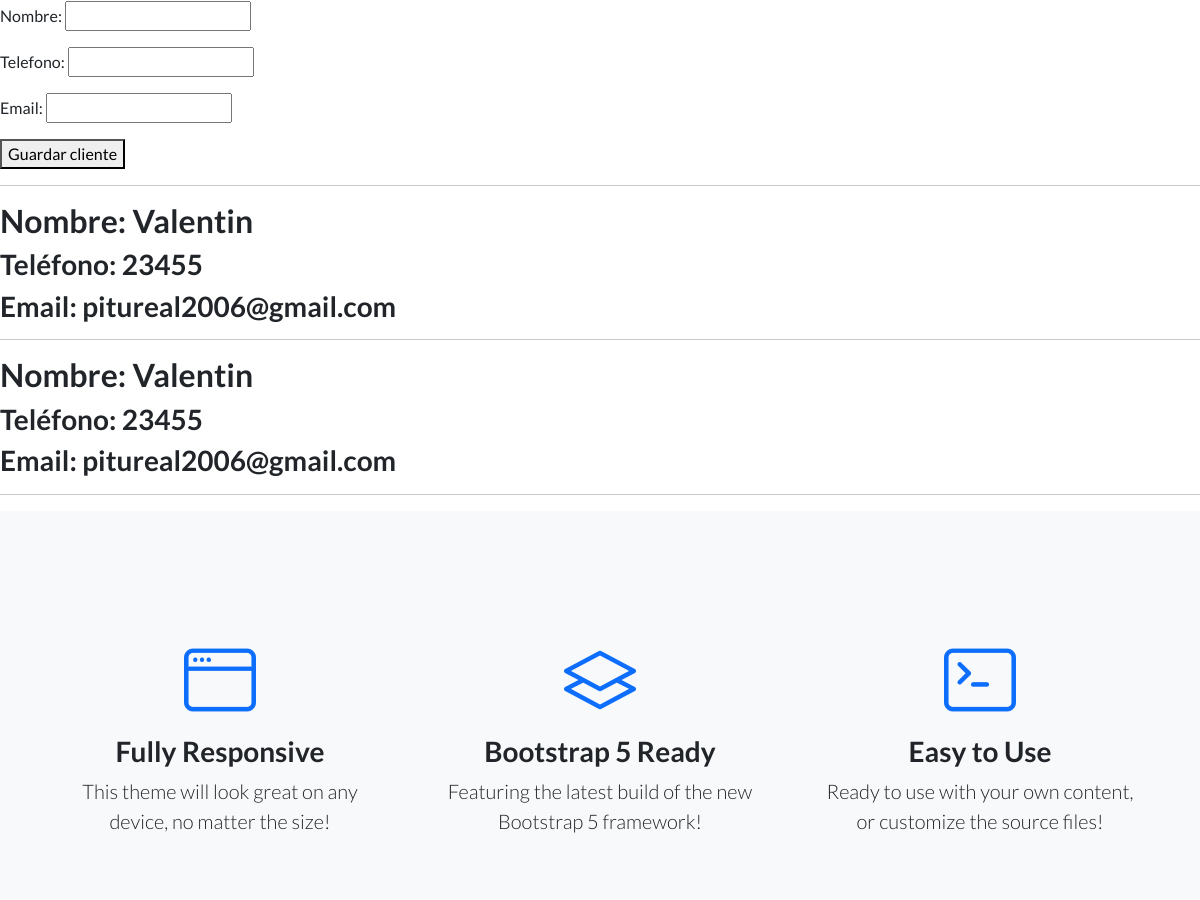
Page /clientes/ (middle part) on the earlier database version.
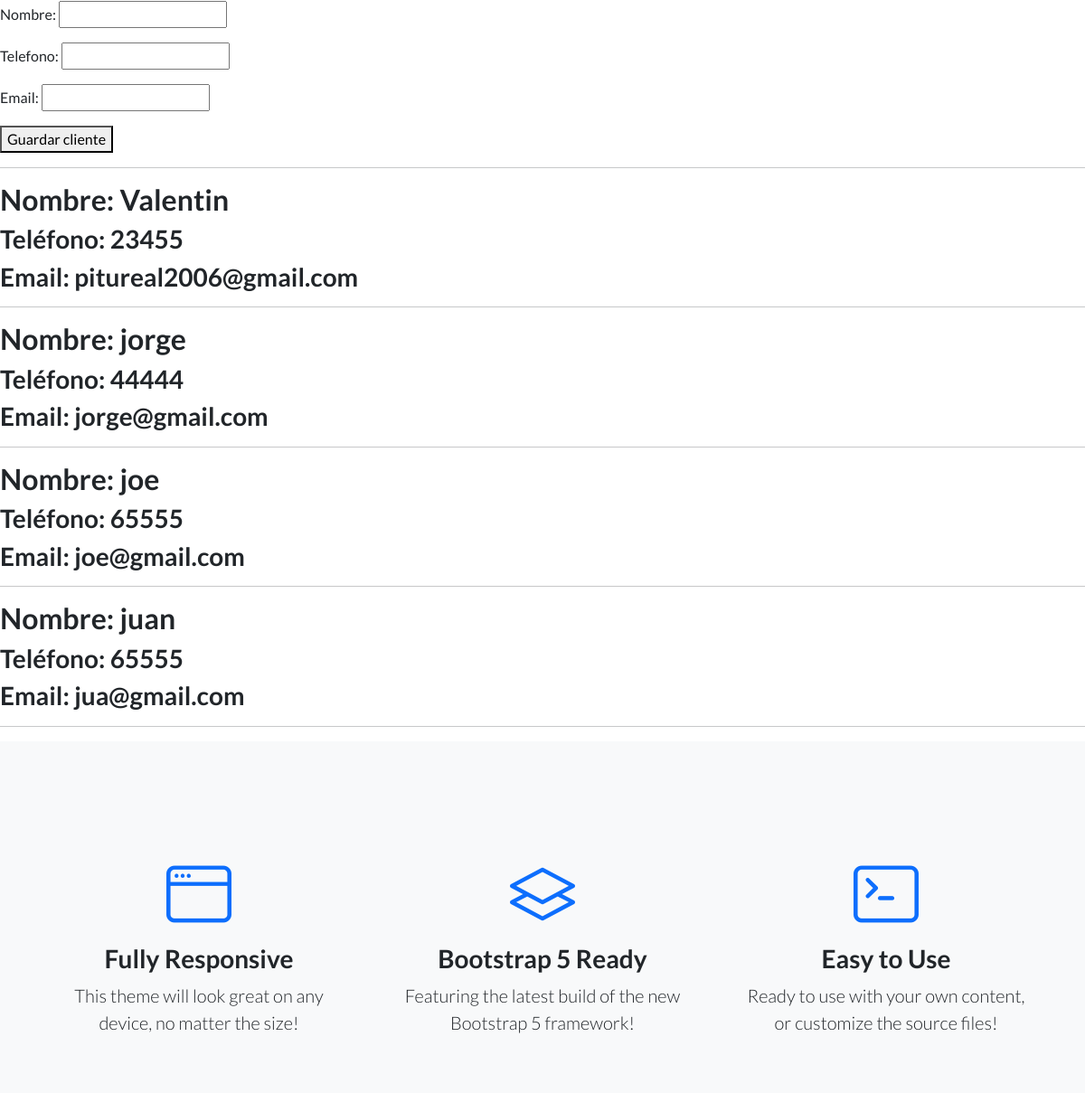
Same page on the later database version.
### blog/models.py (models this page shows, shortened)
class cliente(models.Model):
    nombre = models.CharField(max_length=100)
    email = models.EmailField()
    telefono = models.CharField(max_length=20)

### blog/views.py (the view)
# urls.py: path("clientes/", clientes, name="clientes"),
def clientes(request):
    if request.method == "POST":
        form = ClienteForm(request.POST)
        if form.is_valid():
            form.save()
            return redirect("clientes")
    else:
        form = ClienteForm()
    clientes = cliente.objects.all()
    return render(
        request,
        "blog/form_clientes.html",
        {
            "form": form,
            "clientes": clientes
        }
    )

### blog/forms.py
class ClienteForm(forms.ModelForm):
    class Meta:
        model = cliente
        fields = ['nombre', 'telefono', 'email']

### blog/templates/blog/form_clientes.html (shortened to what this page needs)
{% extends "blog/inicio.html" %}
{% load static %}
{% block contenidoQueCambia %}
<form method="POST">
    {{ form.as_p }}
    <button type="submit">Guardar cliente</button>
</form>
<hr>
{% for cliente in clientes %}
    <h2>Nombre: {{ cliente.nombre }}</h2>
    <h3>Teléfono: {{ cliente.telefono }}</h3>
    <h3>Email: {{ cliente.email }}</h3>
    <hr>
{% empty %}
    <p>No hay clientes cargados</p>
{% endfor %}
{% endblock %}

### blog/templates/blog/inicio.html (shortened to what this page needs)
<!DOCTYPE html>
<html lang="en">
    <head>
        {% load static %}
        <link href="https://cdn.jsdelivr.net/npm/bootstrap-icons@1.5.0/font/bootstrap-icons.css" rel="stylesheet" type="text/css" />
        <link href="{% static 'BlogProyecto/css/styles.css' %}" rel="stylesheet" />
    </head>
    <body>
        {% block contenidoQueCambia %}
           {% endblock %}
        <section class="features-icons bg-light text-center">
            <div class="container">
                <div class="row">
                    <div class="col-lg-4">
                        <div class="features-icons-item mx-auto mb-5 mb-lg-0 mb-lg-3">
                            <div class="features-icons-icon d-flex"><i class="bi-window m-auto text-primary"></i></div>
                            <h3>Fully Responsive</h3>
                            <p class="lead mb-0">This theme will look great on any device, no matter the size!</p>
                        </div>
                    </div>
                    <div class="col-lg-4">
                        <div class="features-icons-item mx-auto mb-5 mb-lg-0 mb-lg-3">
                            <div class="features-icons-icon d-flex"><i class="bi-layers m-auto text-primary"></i></div>
                            <h3>Bootstrap 5 Ready</h3>
                            <p class="lead mb-0">Featuring the latest build of the new Bootstrap 5 framework!</p>
                        </div>
                    </div>
                    <div class="col-lg-4">
                        <div class="features-icons-item mx-auto mb-0 mb-lg-3">
                            <div class="features-icons-icon d-flex"><i class="bi-terminal m-auto text-primary"></i></div>
                            <h3>Easy to Use</h3>
                            <p class="lead mb-0">Ready to use with your own content, or customize the source files!</p>
                        </div>
                    </div>
                </div>
            </div>
        </section>
    </body>
</html>

Differences in the rows shown:
removed cliente: nombre "Valentin", telefono "23455", email "pitureal2006@gmail.com"
added cliente: nombre "jorge", telefono "44444", email "jorge@gmail.com"
added cliente: nombre "joe", telefono "65555", email "joe@gmail.com"
added cliente: nombre "juan", telefono "65555", email "jua@gmail.com"
